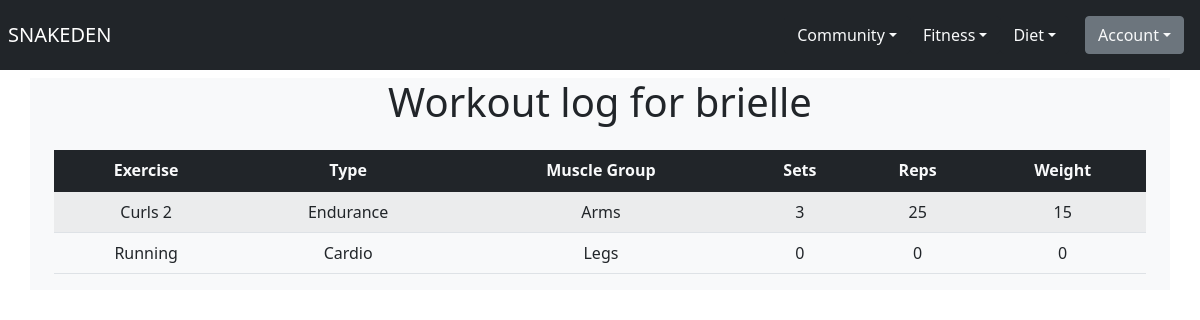
/fitness/workout_log/ (signed in), run on the app's committed database.
### fitness/models.py (models this page shows)
class Workout(models.Model):
    WORKOUT_TYPE = [
        ('Cardio', 'Cardio'),
        ('Strength', 'Strength'),
        ('Endurance', 'Endurance'),
    ]
    MUSCLE_GROUP = [
        ('Arms', 'Arms'),
        ('Shoulders', 'Shoulders'),
        ('Back', 'Back'),
        ('Core', 'Core'),
        ('Legs', 'Legs'),
    ]
    workout_type = models.CharField(max_length=50, choices=WORKOUT_TYPE)
    muscle_group = models.CharField(max_length=50, choices=MUSCLE_GROUP)
    exercise_name = models.CharField(max_length=50)
    reps = models.IntegerField()
    sets = models.IntegerField()
    weight = models.IntegerField()
    user = models.ForeignKey(User, on_delete=models.CASCADE)

### fitness/views.py (the view)
# urls.py: path('workout_log/', views.user_workout_data, name="user_workout_data"),
@login_required
def user_workout_data(request):
    workouts = Workout.objects.filter(user=request.user)
    return render(request, 'fitness/workout_log.html', {'workouts': workouts})

### fitness/templates/fitness/workout_log.html
{% extends 'base.html' %}
{% block body %}
    <h1 class="contianer text-center mt-2">Workout log for {{ user.username }}</h1>
    <div class="container mt-4">
        <div class="row">
            <div class="col-md-12">
                <table class="table table-striped text-center">
                    <thead class="bg-dark text-light">
                        <tr>
                            <th scope="col">Exercise</th>
                            <th scope="col">Type</th>
                            <th scope="col">Muscle Group</th>
                            <th scope="col">Sets</th>
                            <th scope="col">Reps</th>
                            <th scope="col">Weight</th>
                        </tr>
                    </thead>
                    <tbody>
                        {% for workout in workouts %}
                            <tr>
                                <td>{{ workout.exercise_name }}</td>
                                <td>{{ workout.workout_type }}</td>
                                <td>{{ workout.muscle_group }}</td>
                                <td>{{ workout.sets }}</td>
                                <td>{{ workout.reps }}</td>
                                {% if workout.weight in prs %}
                                    <td class="text-red">{{ workout.weight }} (PR)</td>
                                {% else %}
                                    <td>{{ workout.weight }}</td>
                                {% endif %}
                            </tr>
                        {% endfor %}
                    </tbody>
                </table>
            </div>
        </div>
    </div>
{% endblock %}

### static/style.css (style rules this page uses)
body { background-color: lightgray; }

### data on the page
Workout: exercise_name "Curls 2", workout_type "Endurance", muscle_group "Arms", sets "3", reps "25", weight "15"
Workout: exercise_name "Running", workout_type "Cardio", muscle_group "Legs", sets "0", reps "0", weight "0"

### other printed values
{{ user.username }} "brielle"
